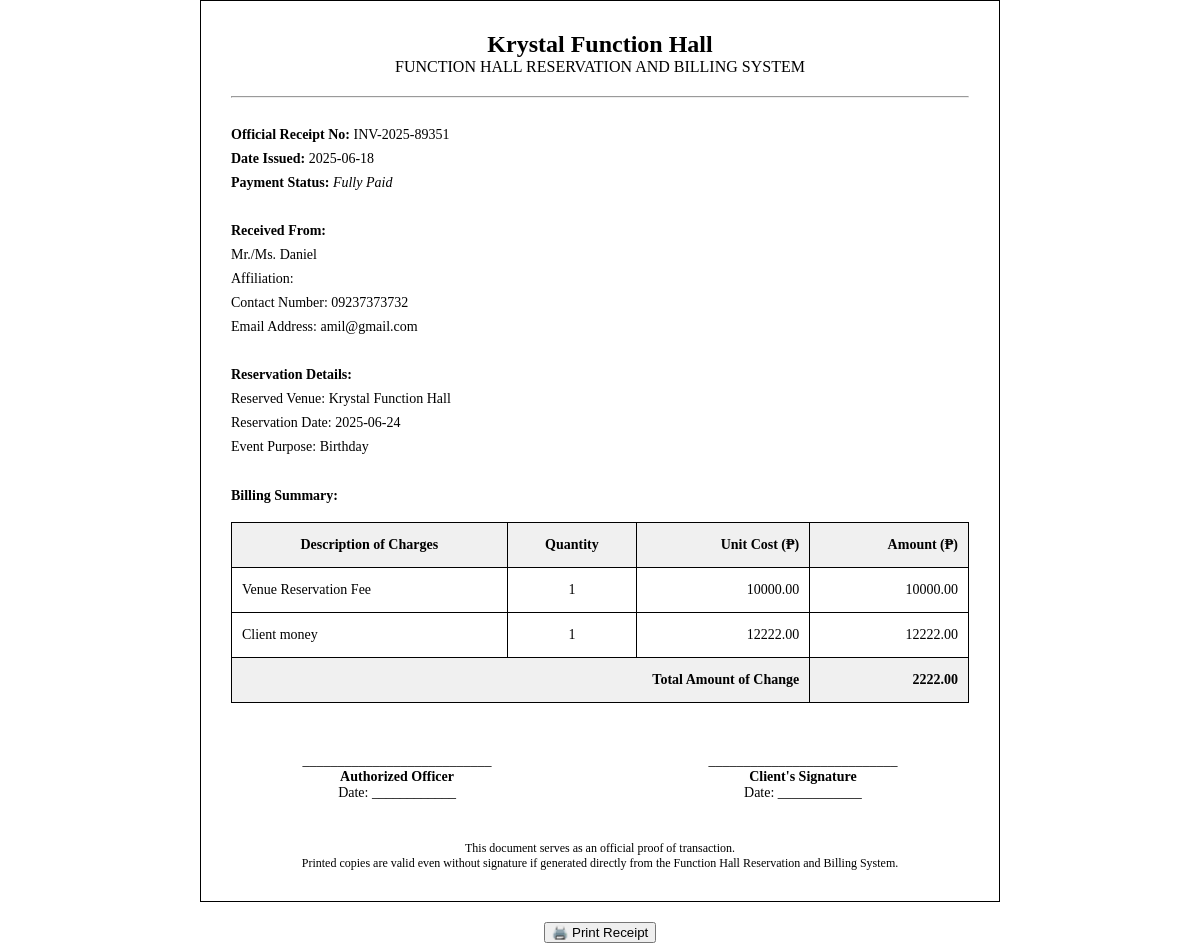
/static/receipt.php?event=285&event-name=Birthday (signed in), run on the app's committed database.
### tables this page shows
CREATE TABLE `events` (
  `id` int(11) NOT NULL,
  `date` date NOT NULL,
  `Expdate` date DEFAULT NULL,
  `events` varchar(50) NOT NULL,
  `Status` varchar(11) DEFAULT NULL,
  `code` varchar(20) NOT NULL,
  `currents_dates` date NOT NULL DEFAULT current_timestamp(),
  `Duration` varchar(11) DEFAULT NULL,
  `Amount` int(20) NOT NULL,
  `MoC` int(20) NOT NULL,
  `sort` int(11) NOT NULL,
  `Customer_id` int(11) DEFAULT NULL,
  `User_id` int(7) DEFAULT NULL
);

CREATE TABLE `customer` (
  `Customer_id` int(11) NOT NULL,
  `Fullname` varchar(50) NOT NULL,
  `Lastname` varchar(30) NOT NULL,
  `Affiliation` varchar(50) NOT NULL,
  `Phone No` varchar(11) NOT NULL,
  `Email` varchar(50) NOT NULL,
  `middle` varchar(20) NOT NULL,
  `gender` varchar(12) NOT NULL,
  `Username` varchar(50) NOT NULL,
  `Password` varchar(50) NOT NULL,
  `Status` int(11) NOT NULL
);

### static/model/class_model.php (called while the page is built, shortened)
<?php
	class class_model{
		public $host = db_host;
		public $user = db_user;
		public $pass = db_pass;
		public $dbname = db_name;
		public $conn;
		private function connect(){
			$this->conn = new mysqli($this->host, $this->user, $this->pass, $this->dbname);
		}
		  public function fetchAll_customer($ids){
            $sql = "SELECT * FROM customer WHERE `Customer_id` = ?";
				$stmt = $this->conn->prepare($sql);
			    $stmt->bind_param("i", $ids);
				$stmt->execute();
				$result = $stmt->get_result();
		        $data = array();
		         while ($row = $result->fetch_assoc()) {
		                   $data[] = $row;
		            }
		         return $data;
		  }
			}
?>

### static/receipt.php (the view, shortened to what this page needs)
<!DOCTYPE html>
<html lang="en">
<head>
</head>
 <?php
require 'model/class_model.php';
             require_once 'model/config/connection2.php';
                    $GET_id = intval($_GET['event']);
                    $folder_name = $_GET['event-name'];
                    $sql = "SELECT * FROM `events` WHERE `id`= ? AND `events` = ?";
                    $stmt = $conn->prepare($sql);
                    $stmt->bind_param("is", $GET_id, $folder_name);
                    $stmt->execute();
                    $result = $stmt->get_result();
                    while ($row = $result->fetch_assoc()) {
                   ?>
<body>
  <div class="invoice-box">
    <h2>Krystal Function Hall</h2>
    <h3>FUNCTION HALL RESERVATION AND BILLING SYSTEM</h3>
    <hr>
    <div class="section">
      <strong>Official Receipt No:</strong> <?= $row['code'] ?><br>
      <strong>Date Issued:</strong> <?= $row['currents_dates'] ?><br>
      <strong>Payment Status:</strong> <em>Fully Paid</em>
    </div>
    <div class="section">
      <strong>Received From:</strong><br>
      Mr./Ms. <?php
      $ids = $row['Customer_id'];
      $conn = new class_model();
        $custo = $conn->fetchAll_customer($ids);
       foreach ( $custo as $riw){
        echo $riw['Fullname'];
     ?><br>
      Affiliation: <?= $riw['Affiliation'] ?><br>
      Contact Number: <?= $riw['Phone No'] ?><br>
      Email Address: <?= $riw['Email'] ?>
    </div>
<?php } ?>
    <div class="section">
      <strong>Reservation Details:</strong><br>
      Reserved Venue: Krystal Function Hall<br>
      Reservation Date: <?= $row['date'] ?><br>
      Event Purpose: <?= $row['events'] ?>
    </div>
    <div class="section">
      <strong>Billing Summary:</strong>
      <table>
        <thead>
          <tr>
            <th>Description of Charges</th>
            <th class="text-center">Quantity</th>
            <th class="text-right">Unit Cost (₱)</th>
            <th class="text-right">Amount (₱)</th>
          </tr>
        </thead>
        <tbody>
          <tr>
            <td>Venue Reservation Fee</td>
            <td class="text-center">1</td>
            <?php  $Smoney=$row['Amount'] ?>
            <td class="text-right"><?php echo $row['Amount'] ?>.00</td>
            <td class="text-right"><?php echo $row['Amount'] ?>.00</td>
          </tr>
          <tr>
            <td>Client money</td>
            <td class="text-center">1</td>
            <?php $Cmoney= $row['MoC'] ?>
            <td class="text-right"><?php echo $row['MoC'] ?>.00</td>
            <td class="text-right"><?php echo $row['MoC'] ?>.00</td>
          </tr>
        </tbody>
        <tfoot>
         <?php  $total= $Cmoney - $Smoney; ?>
          <tr>
            <th colspan="3" class="text-right">Total Amount of Change</th>
            <th class="text-right"><strong><?= $total ?>.00</strong></th>
          </tr>
        </tfoot>
      </table>
    </div>
    <div class="signature">
      <div>
        ___________________________<br>
        <strong>Authorized Officer</strong><br>
        Date: ____________
      </div>
      <div>
        ___________________________<br>
        <strong>Client's Signature</strong><br>
        Date: ____________
      </div>
    </div>
    <div class="note">
      This document serves as an official proof of transaction.<br>
      Printed copies are valid even without signature if generated directly from the Function Hall Reservation and Billing System.
    </div>
  </div>
<?php } ?>
  <div class="no-print">
    <button onclick="window.print()">🖨️ Print Receipt</button>
  </div>
</body>
</html>

### static/receipt.php (style rules this page uses)
body { font-family: 'Times New Roman', Times, serif; margin: 0; padding: 0; background: #fff; }
.invoice-box { width: 100%; max-width: 800px; margin: auto; padding: 30px; border: 1px solid #000; box-sizing: border-box; }
h2, h3 { text-align: center; margin: 0; }
h3 { font-weight: normal; font-size: 16px; margin-bottom: 20px; }
.section { margin-top: 25px; line-height: 1.7; font-size: 14px; }
table { width: 100%; border-collapse: collapse; margin-top: 15px; font-size: 14px; }
th, td { border: 1px solid #000; padding: 10px; }
th { background-color: #f0f0f0; }
.text-right { text-align: right; }
.text-center { text-align: center; }
.signature { margin-top: 50px; display: flex; justify-content: space-between; font-size: 14px; }
.signature div { width: 45%; text-align: center; }
.note { text-align: center; font-size: 12px; margin-top: 40px; }
.no-print { text-align: center; margin-top: 20px; }

### data on the page
events: code "INV-2025-89351", currents_dates "2025-06-18", date "2025-06-24", events "Birthday", Amount "10000", MoC "12222", total "2222"
customer: Fullname "Daniel", Phone No "09237373732", Email "amil@gmail.com"
